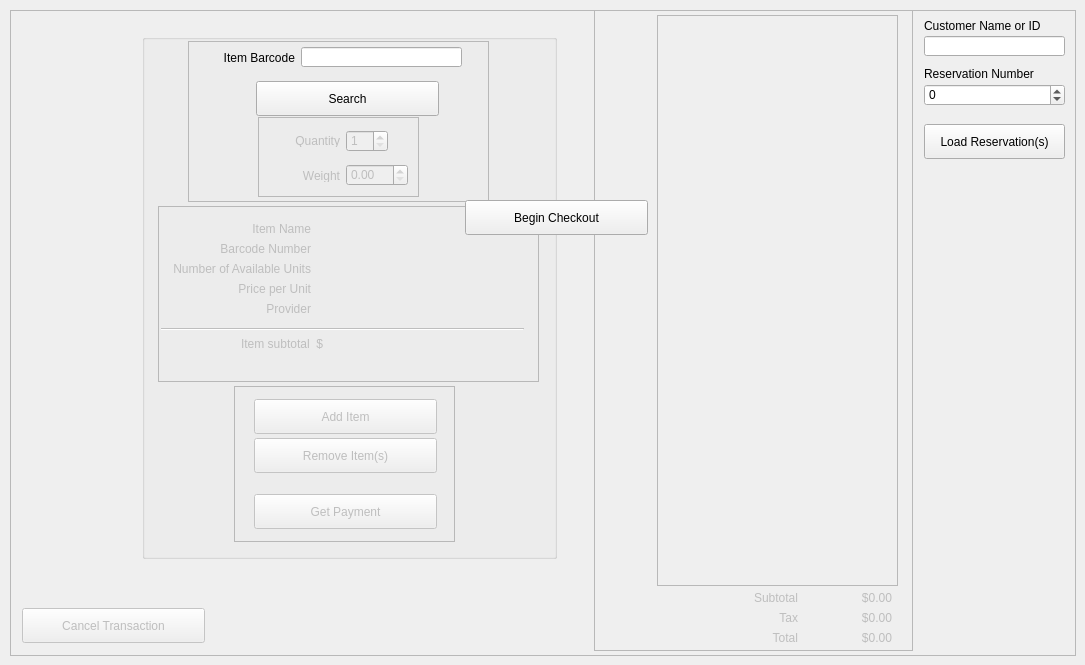
    <widget class="QWidget" name="begin_checkout_tab">
     <attribute name="title">
      <string>Begin Checkout</string>
     </attribute>
     <widget class="QPushButton" name="bc_begin_checkout_btn">
      <property name="geometry">
       <rect>
        <x>465</x>
        <y>200</y>
        <width>183</width>
        <height>35</height>
       </rect>
      </property>
      <property name="text">
       <string>Begin Checkout</string>
      </property>
     </widget>
     <widget class="QFrame" name="bc_checkout_frame">
      <property name="geometry">
       <rect>
        <x>10</x>
        <y>10</y>
        <width>1066</width>
        <height>646</height>
       </rect>
      </property>
      <property name="frameShape">
       <enum>QFrame::StyledPanel</enum>
      </property>
      <property name="frameShadow">
       <enum>QFrame::Raised</enum>
      </property>
      <widget class="QFrame" name="bc_receipt_frame">
       <property name="enabled">
        <bool>false</bool>
       </property>
       <property name="geometry">
        <rect>
         <x>584</x>
         <y>0</y>
         <width>319</width>
         <height>641</height>
        </rect>
       </property>
       <property name="frameShape">
        <enum>QFrame::StyledPanel</enum>
       </property>
       <property name="frameShadow">
        <enum>QFrame::Raised</enum>
       </property>
       <widget class="QLabel" name="bc_total_lbl">
        <property name="geometry">
         <rect>
          <x>212</x>
          <y>620</y>
          <width>86</width>
          <height>16</height>
         </rect>
        </property>
        <property name="text">
         <string>$0.00</string>
        </property>
        <property name="alignment">
         <set>Qt::AlignRight|Qt::AlignTrailing|Qt::AlignVCenter</set>
        </property>
       </widget>
       <widget class="QLabel" name="bc_r_subtotal_lbl">
        <property name="geometry">
         <rect>
          <x>212</x>
          <y>580</y>
          <width>86</width>
          <height>16</height>
         </rect>
        </property>
        <property name="text">
         <string>$0.00</string>
        </property>
        <property name="alignment">
         <set>Qt::AlignRight|Qt::AlignTrailing|Qt::AlignVCenter</set>
        </property>
       </widget>
       <widget class="QLabel" name="label_18">
        <property name="geometry">
         <rect>
          <x>148</x>
          <y>580</y>
          <width>56</width>
          <height>16</height>
         </rect>
        </property>
        <property name="text">
         <string>Subtotal</string>
        </property>
        <property name="alignment">
         <set>Qt::AlignRight|Qt::AlignTrailing|Qt::AlignVCenter</set>
        </property>
       </widget>
       <widget class="QLabel" name="label_17">
        <property name="geometry">
         <rect>
          <x>148</x>
          <y>620</y>
          <width>56</width>
          <height>16</height>
         </rect>
        </property>
        <property name="text">
         <string>Total</string>
        </property>
        <property name="alignment">
         <set>Qt::AlignRight|Qt::AlignTrailing|Qt::AlignVCenter</set>
        </property>
       </widget>
       <widget class="QListView" name="bc_receipt_listview">
        <property name="geometry">
         <rect>
          <x>63</x>
          <y>5</y>
          <width>241</width>
          <height>571</height>
         </rect>
        </property>
        <property name="editTriggers">
         <set>QAbstractItemView::NoEditTriggers</set>
        </property>
        <property name="showDropIndicator" stdset="0">
         <bool>false</bool>
        </property>
        <property name="selectionMode">
         <enum>QAbstractItemView::SingleSelection</enum>
        </property>
        <property name="selectionBehavior">
         <enum>QAbstractItemView::SelectRows</enum>
        </property>
       </widget>
       <widget class="QLabel" name="bc_tax_lbl">
        <property name="geometry">
         <rect>
          <x>212</x>
          <y>600</y>
          <width>86</width>
          <height>16</height>
         </rect>
        </property>
        <property name="text">
         <string>$0.00</string>
        </property>
        <property name="alignment">
         <set>Qt::AlignRight|Qt::AlignTrailing|Qt::AlignVCenter</set>
        </property>
       </widget>
       <widget class="QLabel" name="label_16">
        <property name="geometry">
         <rect>
          <x>148</x>
          <y>600</y>
          <width>56</width>
          <height>16</height>
         </rect>
        </property>
        <property name="text">
         <string>Tax</string>
        </property>
        <property name="alignment">
         <set>Qt::AlignRight|Qt::AlignTrailing|Qt::AlignVCenter</set>
        </property>
       </widget>
      </widget>
      <widget class="QPushButton" name="bc_cancel_btn">
       <property name="enabled">
        <bool>false</bool>
       </property>
       <property name="geometry">
        <rect>
         <x>12</x>
         <y>598</y>
         <width>183</width>
         <height>35</height>
        </rect>
       </property>
       <property name="text">
        <string>Cancel Transaction</string>
       </property>
      </widget>
      <widget class="QGroupBox" name="bc_gbox">
       <property name="geometry">
        <rect>
         <x>132</x>
         <y>24</y>
         <width>415</width>
         <height>525</height>
        </rect>
       </property>
       <property name="title">
        <string/>
       </property>
       <widget class="QFrame" name="bc_item_info_frame">
        <property name="enabled">
         <bool>false</bool>
        </property>
        <property name="geometry">
         <rect>
          <x>16</x>
          <y>172</y>
          <width>381</width>
          <height>176</height>
         </rect>
        </property>
        <property name="frameShape">
         <enum>QFrame::StyledPanel</enum>
        </property>
        <property name="frameShadow">
         <enum>QFrame::Raised</enum>
        </property>
        <widget class="QLabel" name="label_7">
         <property name="geometry">
          <rect>
           <x>12</x>
           <y>15</y>
           <width>141</width>
           <height>16</height>
          </rect>
         </property>
         <property name="text">
          <string>Item Name</string>
         </property>
         <property name="alignment">
          <set>Qt::AlignRight|Qt::AlignTrailing|Qt::AlignVCenter</set>
         </property>
        </widget>
        <widget class="Line" name="line">
         <property name="geometry">
          <rect>
           <x>3</x>
           <y>115</y>
           <width>363</width>
           <height>16</height>
          </rect>
         </property>
         <property name="orientation">
          <enum>Qt::Horizontal</enum>
         </property>
        </widget>
        <widget class="QLabel" name="bc_available_lbl">
         <property name="geometry">
          <rect>
           <x>165</x>
           <y>55</y>
           <width>213</width>
           <height>16</height>
          </rect>
         </property>
         <property name="text">
          <string/>
         </property>
         <property name="alignment">
          <set>Qt::AlignLeading|Qt::AlignLeft|Qt::AlignVCenter</set>
         </property>
        </widget>
        <widget class="QLabel" name="bc_name_lbl">
         <property name="geometry">
          <rect>
           <x>165</x>
           <y>8</y>
           <width>213</width>
           <height>27</height>
          </rect>
         </property>
         <property name="font">
          <font>
           <pointsize>-1</pointsize>
          </font>
         </property>
         <property name="text">
          <string/>
         </property>
         <property name="alignment">
          <set>Qt::AlignLeading|Qt::AlignLeft|Qt::AlignVCenter</set>
         </property>
        </widget>
        <widget class="QLabel" name="label_21">
         <property name="geometry">
          <rect>
           <x>12</x>
           <y>75</y>
           <width>141</width>
           <height>16</height>
          </rect>
         </property>
         <property name="text">
          <string>Price per Unit</string>
         </property>
         <property name="alignment">
          <set>Qt::AlignRight|Qt::AlignTrailing|Qt::AlignVCenter</set>
         </property>
        </widget>
        <widget class="QLabel" name="bc_barcode_lbl">
         <property name="geometry">
          <rect>
           <x>165</x>
           <y>35</y>
           <width>213</width>
           <height>16</height>
          </rect>
         </property>
         <property name="text">
          <string/>
         </property>
         <property name="alignment">
          <set>Qt::AlignLeading|Qt::AlignLeft|Qt::AlignVCenter</set>
         </property>
        </widget>
        <widget class="QLabel" name="label_8">
         <property name="geometry">
          <rect>
           <x>12</x>
           <y>35</y>
           <width>141</width>
           <height>16</height>
          </rect>
         </property>
         <property name="text">
          <string>Barcode Number</string>
         </property>
         <property name="alignment">
          <set>Qt::AlignRight|Qt::AlignTrailing|Qt::AlignVCenter</set>
         </property>
        </widget>
        <widget class="QLabel" name="bc_subtotal_lbl">
         <property name="geometry">
          <rect>
           <x>165</x>
           <y>130</y>
           <width>213</width>
           <height>16</height>
          </rect>
         </property>
         <property name="text">
          <string/>
         </property>
         <property name="alignment">
          <set>Qt::AlignLeading|Qt::AlignLeft|Qt::AlignVCenter</set>
         </property>
        </widget>
        <widget class="QLabel" name="bc_provider_lbl">
         <property name="geometry">
          <rect>
           <x>165</x>
           <y>95</y>
           <width>213</width>
           <height>16</height>
          </rect>
         </property>
         <property name="text">
          <string/>
         </property>
         <property name="alignment">
          <set>Qt::AlignLeading|Qt::AlignLeft|Qt::AlignVCenter</set>
         </property>
        </widget>
        <widget class="QLabel" name="label_14">
         <property name="geometry">
          <rect>
           <x>-32</x>
           <y>55</y>
           <width>185</width>
           <height>16</height>
          </rect>
         </property>
         <property name="text">
          <string>Number of Available Units</string>
         </property>
         <property name="alignment">
          <set>Qt::AlignRight|Qt::AlignTrailing|Qt::AlignVCenter</set>
         </property>
        </widget>
        <widget class="QLabel" name="label_36">
         <property name="geometry">
          <rect>
           <x>12</x>
           <y>95</y>
           <width>141</width>
           <height>16</height>
          </rect>
         </property>
         <property name="text">
          <string>Provider</string>
         </property>
         <property name="alignment">
          <set>Qt::AlignRight|Qt::AlignTrailing|Qt::AlignVCenter</set>
         </property>
        </widget>
        <widget class="QLabel" name="bc_price_lbl">
         <property name="geometry">
          <rect>
           <x>165</x>
           <y>75</y>
           <width>213</width>
           <height>16</height>
          </rect>
         </property>
         <property name="text">
          <string/>
         </property>
         <property name="alignment">
          <set>Qt::AlignLeading|Qt::AlignLeft|Qt::AlignVCenter</set>
         </property>
        </widget>
        <widget class="QLabel" name="label_43">
         <property name="geometry">
          <rect>
           <x>24</x>
           <y>130</y>
           <width>141</width>
           <height>16</height>
          </rect>
         </property>
         <property name="text">
          <string>Item subtotal  $</string>
         </property>
         <property name="alignment">
          <set>Qt::AlignRight|Qt::AlignTrailing|Qt::AlignVCenter</set>
         </property>
        </widget>
       </widget>
       <widget class="QPushButton" name="bc_remove_btn">
        <property name="enabled">
         <bool>false</bool>
        </property>
        <property name="geometry">
         <rect>
          <x>112</x>
          <y>404</y>
          <width>183</width>
          <height>35</height>
         </rect>
        </property>
        <property name="text">
         <string>Remove Item(s)</string>
        </property>
       </widget>
       <widget class="QFrame" name="bc_btn_frame">
        <property name="enabled">
         <bool>false</bool>
        </property>
        <property name="geometry">
         <rect>
          <x>92</x>
          <y>352</y>
          <width>221</width>
          <height>156</height>
         </rect>
        </property>
        <property name="frameShape">
         <enum>QFrame::StyledPanel</enum>
        </property>
        <property name="frameShadow">
         <enum>QFrame::Raised</enum>
        </property>
        <widget class="QPushButton" name="bc_get_payment_btn">
         <property name="geometry">
          <rect>
           <x>20</x>
           <y>108</y>
           <width>183</width>
           <height>35</height>
          </rect>
         </property>
         <property name="text">
          <string>Get Payment</string>
         </property>
        </widget>
        <widget class="QPushButton" name="bc_add_btn">
         <property name="geometry">
          <rect>
           <x>20</x>
           <y>13</y>
           <width>183</width>
           <height>35</height>
          </rect>
         </property>
         <property name="text">
          <string>Add Item</string>
         </property>
        </widget>
       </widget>
       <widget class="QFrame" name="bc_search_frame">
        <property name="geometry">
         <rect>
          <x>46</x>
          <y>7</y>
          <width>301</width>
          <height>161</height>
         </rect>
        </property>
        <property name="frameShape">
         <enum>QFrame::StyledPanel</enum>
        </property>
        <property name="frameShadow">
         <enum>QFrame::Raised</enum>
        </property>
        <widget class="QLineEdit" name="bc_barcode_search_field">
         <property name="geometry">
          <rect>
           <x>113</x>
           <y>6</y>
           <width>161</width>
           <height>20</height>
          </rect>
         </property>
         <property name="clearButtonEnabled">
          <bool>true</bool>
         </property>
        </widget>
        <widget class="QLabel" name="label">
         <property name="geometry">
          <rect>
           <x>18</x>
           <y>10</y>
           <width>89</width>
           <height>13</height>
          </rect>
         </property>
         <property name="text">
          <string>Item Barcode</string>
         </property>
         <property name="alignment">
          <set>Qt::AlignRight|Qt::AlignTrailing|Qt::AlignVCenter</set>
         </property>
        </widget>
        <widget class="QPushButton" name="bc_search_btn">
         <property name="geometry">
          <rect>
           <x>68</x>
           <y>40</y>
           <width>183</width>
           <height>35</height>
          </rect>
         </property>
         <property name="text">
          <string>Search</string>
         </property>
        </widget>
        <widget class="QFrame" name="bc_quantity_frame">
         <property name="enabled">
          <bool>false</bool>
         </property>
         <property name="geometry">
          <rect>
           <x>70</x>
           <y>76</y>
           <width>161</width>
           <height>80</height>
          </rect>
         </property>
         <property name="frameShape">
          <enum>QFrame::StyledPanel</enum>
         </property>
         <property name="frameShadow">
          <enum>QFrame::Raised</enum>
         </property>
         <widget class="QLabel" name="bc_weight_lbl">
          <property name="geometry">
           <rect>
            <x>-7</x>
            <y>52</y>
            <width>89</width>
            <height>13</height>
           </rect>
          </property>
          <property name="text">
           <string>Weight</string>
          </property>
          <property name="alignment">
           <set>Qt::AlignRight|Qt::AlignTrailing|Qt::AlignVCenter</set>
          </property>
         </widget>
         <widget class="QDoubleSpinBox" name="bc_weight_sbox">
          <property name="geometry">
           <rect>
            <x>88</x>
            <y>47</y>
            <width>62</width>
            <height>22</height>
           </rect>
          </property>
          <property name="singleStep">
           <double>0.100000000000000</double>
          </property>
         </widget>
         <widget class="QSpinBox" name="bc_quantity_sbox">
          <property name="geometry">
           <rect>
            <x>88</x>
            <y>13</y>
            <width>42</width>
            <height>22</height>
           </rect>
          </property>
          <property name="minimum">
           <number>1</number>
          </property>
          <property name="value">
           <number>1</number>
          </property>
         </widget>
         <widget class="QLabel" name="bc_quantity_lbl">
          <property name="geometry">
           <rect>
            <x>-7</x>
            <y>17</y>
            <width>89</width>
            <height>13</height>
           </rect>
          </property>
          <property name="text">
           <string>Quantity</string>
          </property>
          <property name="alignment">
           <set>Qt::AlignRight|Qt::AlignTrailing|Qt::AlignVCenter</set>
          </property>
         </widget>
        </widget>
       </widget>
       <zorder>bc_btn_frame</zorder>
       <zorder>bc_item_info_frame</zorder>
       <zorder>bc_remove_btn</zorder>
       <zorder>bc_search_frame</zorder>
      </widget>
      <widget class="QPushButton" name="bc_load_reservation_btn">
       <property name="geometry">
        <rect>
         <x>914</x>
         <y>114</y>
         <width>141</width>
         <height>35</height>
        </rect>
       </property>
       <property name="text">
        <string>Load Reservation(s)</string>
       </property>
      </widget>
      <widget class="QLineEdit" name="bc_customer_name_field">
       <property name="geometry">
        <rect>
         <x>914</x>
         <y>26</y>
         <width>141</width>
         <height>20</height>
        </rect>
       </property>
       <property name="placeholderText">
        <string/>
       </property>
       <property name="clearButtonEnabled">
        <bool>true</bool>
       </property>
      </widget>
      <widget class="QSpinBox" name="bc_reservation_num_sbox">
       <property name="geometry">
        <rect>
         <x>914</x>
         <y>74</y>
         <width>141</width>
         <height>22</height>
        </rect>
       </property>
       <property name="wrapping">
        <bool>true</bool>
       </property>
       <property name="alignment">
        <set>Qt::AlignLeading|Qt::AlignLeft|Qt::AlignVCenter</set>
       </property>
       <property name="showGroupSeparator" stdset="0">
        <bool>false</bool>
       </property>
       <property name="suffix">
        <string/>
       </property>
       <property name="minimum">
        <number>0</number>
       </property>
       <property name="maximum">
        <number>999999</number>
       </property>
       <property name="value">
        <number>0</number>
       </property>
      </widget>
      <widget class="QLabel" name="label_2">
       <property name="geometry">
        <rect>
         <x>914</x>
         <y>56</y>
         <width>141</width>
         <height>16</height>
        </rect>
       </property>
       <property name="text">
        <string>Reservation Number</string>
       </property>
       <property name="alignment">
        <set>Qt::AlignLeading|Qt::AlignLeft|Qt::AlignVCenter</set>
       </property>
      </widget>
      <widget class="QLabel" name="label_28">
       <property name="geometry">
        <rect>
         <x>914</x>
         <y>8</y>
         <width>141</width>
         <height>16</height>
        </rect>
       </property>
       <property name="text">
        <string>Customer Name or ID</string>
       </property>
       <property name="alignment">
        <set>Qt::AlignLeading|Qt::AlignLeft|Qt::AlignVCenter</set>
       </property>
      </widget>
     </widget>
     <zorder>bc_checkout_frame</zorder>
     <zorder>bc_begin_checkout_btn</zorder>
    </widget>
